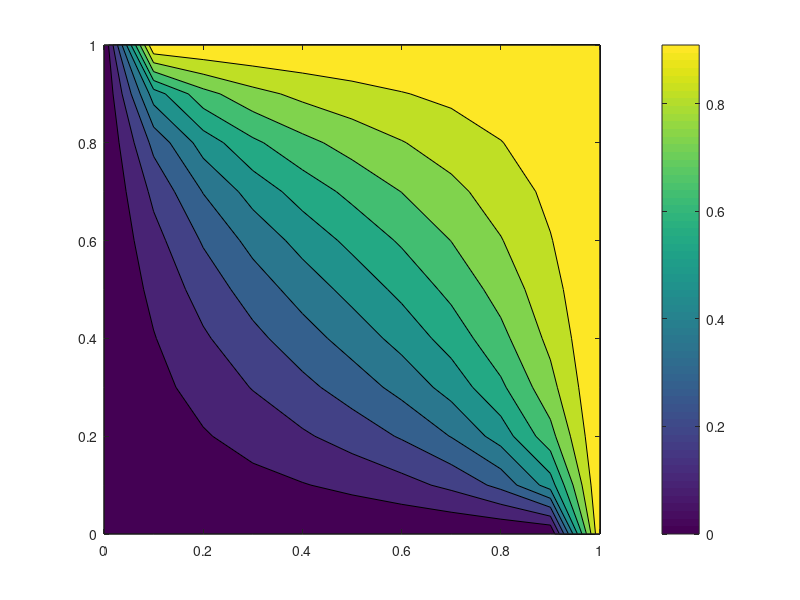
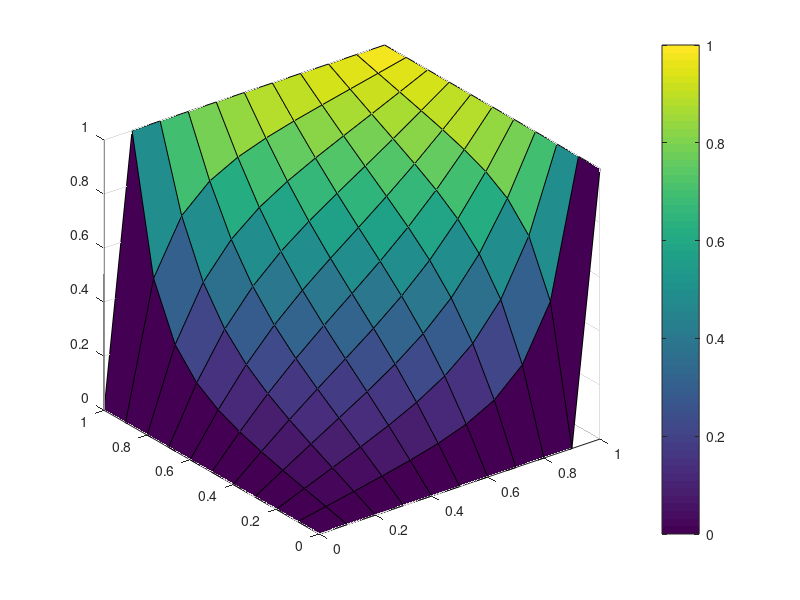

Here is the MATLAB script that generated these plots, in order:
clear
close all
clc

dx = 0.1;
dy = 0.1;
dt = 0.002;

x = 0:dx:1;
y = 0:dy:1;
t = 0:dt:.2;

u = zeros(length(x), length(y), length(t));

%EQ: ∂u/∂t = ∂2u/∂x2 + ∂2u/∂y2
%IC: u(x, y, 0) = 0;
%BC1: u(0, y, t) = 1;
%BC2: u(1, y, t) = 1;
%BC3: u(x, 0, t) = 1;
%BC4: u(x, 1, t) = 1;

% Discreted EQ:
% u(i, j, n+1) = λx * u(i+1, j, n) + λx * u(i-1, j, n) +
% λy * u(i, j+1, n) + λy * u(i, j-1, n) + 
% (1 - 2 * λx - 2 * λy) * u(i,j,n)
lamdaX = dt/dx^2;   % λx = dt/dx2
lamdaY = dt/dy^2;   % λy = dt/dy2

%% IC:
% because the value of u is already 0 at time 0, u(any, any, 1) = 0, we
% leave this field
% u(:, :, 1) = 0;
%% BC1:
u(1, :, :) = 0;
%% BC2:
u(end, :, :) = 1;
%% BC3:
u(:, 1, :) = 0;
%% BC4:
u(:, end, :) = 1;

for n = 1:length(t)-1
    for i = 2:length(x)-1
        for j = 2:length(y)-1
            %EQ:
            dudt = (1/dx^2) * (u(i+1, j, n) + u(i-1, j, n)) + ...
                (1/dy^2) * (u(i, j+1, n) + u(i, j-1, n)) + ...
                (- 2 * (1/dx^2) - 2 * (1/dy^2)) * u(i, j, n);
            u(i, j, n+1) = u(i, j, n) + dt * dudt;
        end
    end
    contourf(x, y, u(:, :, n))
    colorbar
    pause(0.05)
end

hold off
figure
[X, Y] = meshgrid(x, y);
surf(X, Y, u(:, :, end))
colorbar

